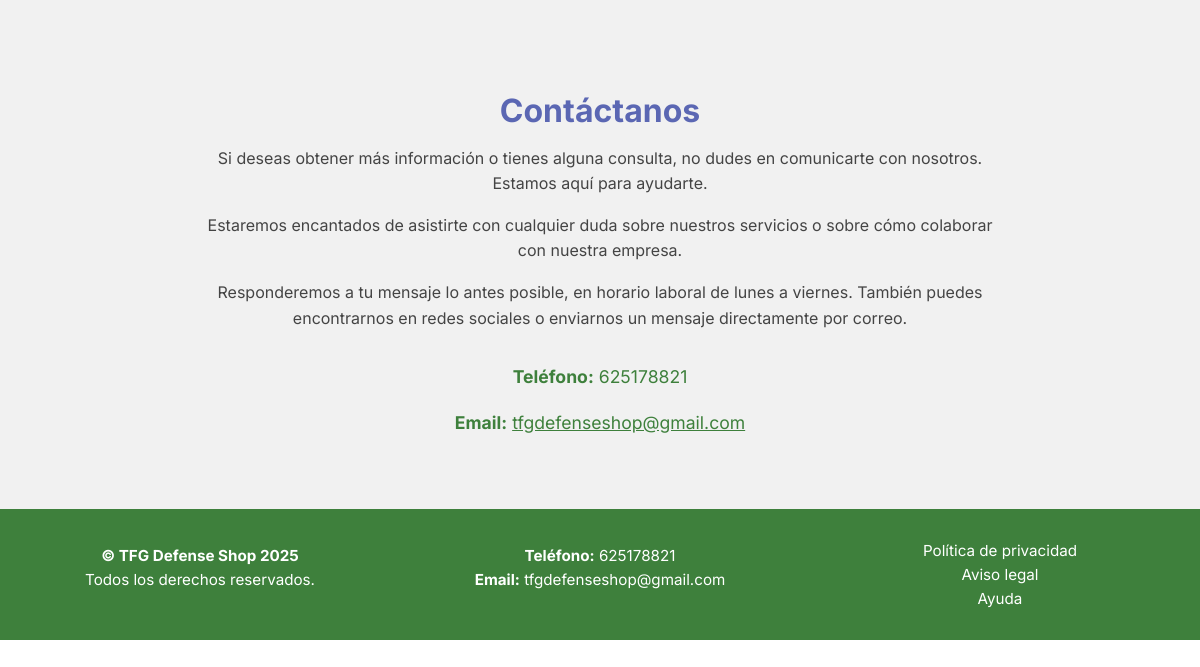
Before: /pages/TFG Defense Shop/info with the older database file.
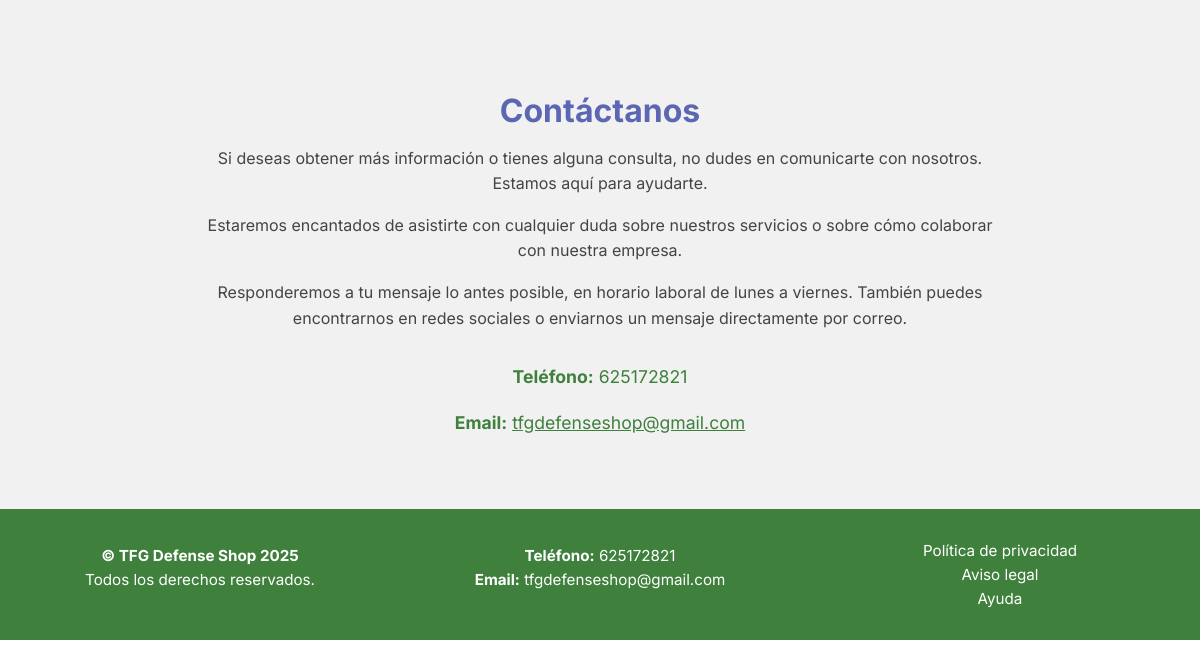
After: the same page with the newer database file.
### app/models_publicos.py (models this page shows)
class TiendaEnProceso(db.Model):
    id = db.Column(db.Integer, primary_key=True)
    nombre = db.Column(db.String(100), nullable=False)
    apellidos = db.Column(db.String(100), nullable=False)
    email = db.Column(db.String(120), unique=True, nullable=False)
    telefono = db.Column(db.String(20))
    nombre_tienda = db.Column(db.String(100), unique=True, nullable=False)
    color_principal = db.Column(db.String(7))
    color_secundario = db.Column(db.String(7))
    color_fondo = db.Column(db.String(7))
    logo_url = db.Column(db.String(255))
    tipo_web = db.Column(db.String(50))
    plantilla = db.Column(db.String(50))
    titulo_tienda = db.Column(db.String(255), nullable=True)
    imagenes_tienda = db.Column(db.Text, nullable=True)
    descripcion_portfolio = db.Column(db.Text, nullable=True)
    imagen_portfolio = db.Column(db.String(255), nullable=True)
    sobre_nosotros = db.Column(db.Text, nullable=True)
    servicios_portfolio = db.Column(db.Text, nullable=True)
    productos_seleccionados = db.Column(db.Text)
    paso_actual = db.Column(db.Integer, default=1)
    finalizado = db.Column(db.Boolean, default=False)
    ruta_db_tienda = db.Column(db.String(255))
    fecha_creacion = db.Column(db.DateTime, default=datetime.utcnow)

class TiendaPublica(db.Model):
    id = db.Column(db.Integer, primary_key=True)
    nombre_tienda = db.Column(db.String(100), unique=True, nullable=False)
    email_contacto = db.Column(db.String(120), nullable=False)
    ruta_db = db.Column(db.String(255), nullable=False)  # Ruta al archivo .db de la tienda
    fecha_creacion = db.Column(db.DateTime, default=datetime.utcnow)

### app/routes/rutas_webs.py (the view)
@tienda_bp.route("/<nombre_tienda>/info")
def ver_info(nombre_tienda):
    tienda_publica = TiendaPublica.query.filter_by(nombre_tienda=nombre_tienda).first_or_404()
    tienda_proceso = TiendaEnProceso.query.filter_by(nombre_tienda=nombre_tienda).first()
    db_path = os.path.join(os.getcwd(), tienda_publica.ruta_db)
    engine = create_engine(f"sqlite:///{db_path}")
    metadata = MetaData()
    metadata.reflect(bind=engine)
    config_table = metadata.tables["configuracion_visual"]
    with engine.connect() as connection:
        config_data = connection.execute(config_table.select()).mappings().fetchone()
        configuracion = {
            "color_principal": config_data["color_principal"],
            "color_secundario": config_data["color_secundario"],
            "color_fondo": config_data["color_fondo"],
            "logo_url": config_data["logo_url"],
            "plantilla": config_data.get("plantilla", "info_1"),
            "descripcion_portfolio": config_data.get("descripcion_portfolio"),
            "imagen_portfolio": config_data.get("imagen_portfolio"),
            "sobre_nosotros": config_data.get("sobre_nosotros"),
            "servicios_portfolio": config_data.get("servicios_portfolio"),
        }
        if config_data.get("plantilla") == "info_1":
            plantilla_base = "PaginasTiendas/plantillas/info_1.html"
        else:
            plantilla_base = "PaginasTiendas/plantillas/info_2.html"
    return render_template("PaginasTiendas/plantillas/info/extra_info.html",
                           config=configuracion,
                           nombre_tienda=tienda_publica.nombre_tienda,
                           telefono=tienda_proceso.telefono,
                           email=tienda_proceso.email,
                            plantilla_base=plantilla_base)

### app/templates/PaginasTiendas/plantillas/info/extra_info.html (shortened to what this page needs)
{% extends 'PaginasTiendas/base_tienda.html' %}
{% block content %}
<section class="info-contacto" id="contacto">
  <div class="contacto-contenido">
    <h2>Contáctanos</h2>
    <p>Si deseas obtener más información o tienes alguna consulta, no dudes en comunicarte con nosotros. Estamos aquí para ayudarte.</p>
    <p>Estaremos encantados de asistirte con cualquier duda sobre nuestros servicios o sobre cómo colaborar con nuestra empresa.</p>
    <p>Responderemos a tu mensaje lo antes posible, en horario laboral de lunes a viernes. También puedes encontrarnos en redes sociales o enviarnos un mensaje directamente por correo.</p>
    <div class="contacto-datos">
      {% if telefono %}
        <p><strong>Teléfono:</strong> {{ telefono }}</p>
      {% endif %}
      {% if email %}
        <p><strong>Email:</strong> <a href="mailto:{{ email }}">{{ email }}</a></p>
      {% endif %}
    </div>
  </div>
</section>
{% include 'PaginasTiendas/plantillas/info/components/footer_info.html' %}
{% endblock %}

### app/templates/PaginasTiendas/base_tienda.html (shortened to what this page needs)
<!DOCTYPE html>
<html lang="es">
<head>
  <link rel="stylesheet" href="{{ url_for('static', filename='css/Tiendas/main.css') }}">
</head>
<body style="background-color: var(--color-fondo); font-family: 'Inter', sans-serif;">
  <main>
    {% block content %}{% endblock %}
  </main>
</body>
</html>

### app/templates/PaginasTiendas/plantillas/info/components/footer_info.html
<footer class="footer-info">
  <div class="footer-contenido">
    <div class="footer-columna">
      <p><strong>&copy; {{ nombre_tienda }} {{ current_year or "2025" }}</strong></p>
      <p>Todos los derechos reservados.</p>
    </div>
    <div class="footer-columna">
      {% if telefono %}
        <p><strong>Teléfono:</strong> {{ telefono }}</p>
      {% endif %}
      {% if email %}
        <p><strong>Email:</strong> <a href="mailto:{{ email }}">{{ email }}</a></p>
      {% endif %}
    </div>
    <div class="footer-columna enlaces-footer">
      <a href="#">Política de privacidad</a>
      <a href="#">Aviso legal</a>
      <a href="#">Ayuda</a>
    </div>
  </div>
</footer>

### app/static/css/Tiendas/main.css (style rules this page uses)
.footer-info { background-color: var(--color-secundario); color: white; padding: 2rem 1rem; font-size: 0.95rem; }
.footer-info .footer-contenido { max-width: 1200px; margin: 0 auto; display: flex; flex-wrap: wrap; justify-content: space-between; gap: 2rem; text-align: center; }
.footer-info .footer-contenido .footer-columna { flex: 1; min-width: 200px; }
.footer-info .footer-contenido .footer-columna p { margin: 0.3rem 0; }
.footer-info .footer-contenido .footer-columna a { color: white; text-decoration: none; }
.footer-info .footer-contenido .enlaces-footer { display: flex; flex-direction: column; gap: 0.3rem; }
.info-contacto { background-color: #f1f1f1; padding: 4rem 2rem; text-align: center; min-height: 30vh; }
.info-contacto .contacto-contenido { max-width: 800px; margin: 0 auto; }
.info-contacto .contacto-contenido h2 { font-size: 2rem; color: var(--color-principal); margin-bottom: 1rem; }
.info-contacto .contacto-contenido p { font-size: 1rem; color: #444; line-height: 1.6; margin-bottom: 1rem; }
.info-contacto .contacto-contenido .contacto-datos { margin-top: 2rem; }
.info-contacto .contacto-contenido .contacto-datos p { font-size: 1.1rem; color: var(--color-secundario); margin-bottom: 0.5rem; }
.info-contacto .contacto-contenido .contacto-datos p a { color: var(--color-secundario); text-decoration: underline; }

Changed rows visible on the page:
no longer on this page (row edited): TiendaEnProceso: telefono "625178821", email "tfgdefenseshop@gmail.com"
now on this page (row edited): TiendaEnProceso: telefono "625172821", email "tfgdefenseshop@gmail.com"
